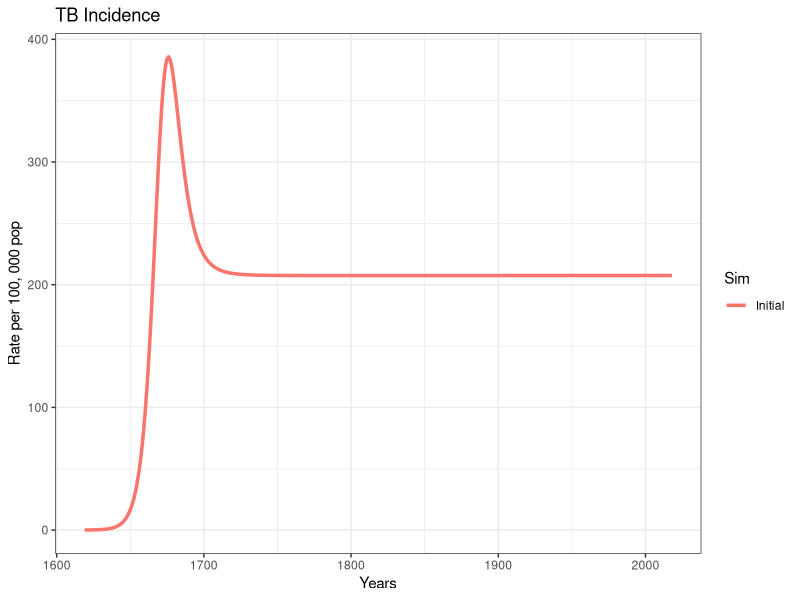
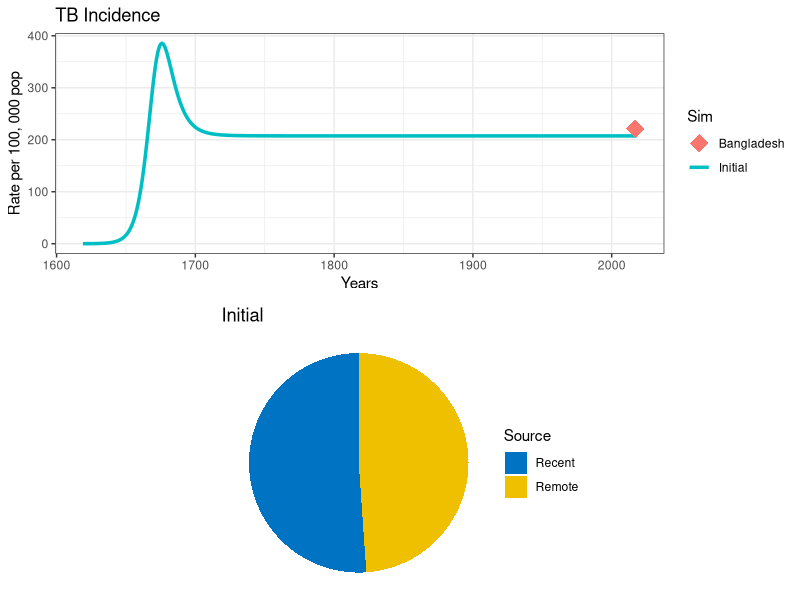
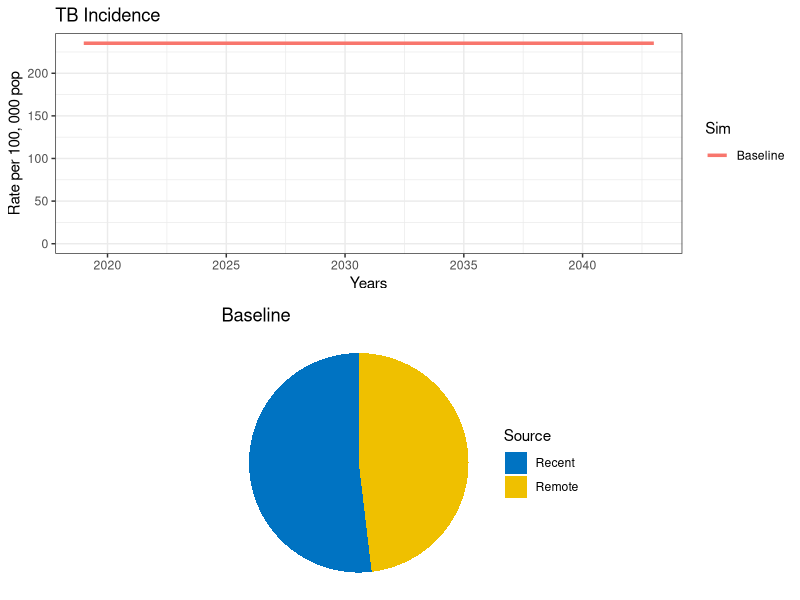

These figures' R source, in order: (Note: this script raises an error after producing the figures.)
## ---- chunk 1
knitr::opts_chunk$set(echo = TRUE)

# toggle to render full version 
full_version   <- FALSE
render_snippet <- if (full_version) 'asis' else FALSE
## ---- chunk 2
# install.packages("deSolve", dep = TRUE)
# install.packages("gridExtra", dep = TRUE)
# install.packages("ggplot2", dep = TRUE)
## ---- chunk 3
# Load packages
library(deSolve)
library(gridExtra)
library(ggplot2)
library(reshape)
## ---- chunk 4

# Model Parameters
T.lfx    <- 72              # Life expectancy
T.dur    <- 3               # Duration of infectious period
beta     <- 5             # Transmission rate per capita
break_in <- 0.1*(1/T.lfx)   # Transition rate from latent into active disease
selfcure <- 0.5*(1/T.dur)   # Rate of spontaneous cure
mu       <- 1/T.lfx         # Background mortality rate
mu_tb    <- 0.5*(1/T.dur)   # TB mortality rate
fast     <- 0.1             # Fraction fast progressing to active TB
imm      <- 0.5             # Infectiousness decline (partial immunity)
relapse  <- 0.005           # Relapse rate
## ---- chunk 5
TB.Basic <- function (t, state, parameters) {
  with(as.list(c(state, parameters)),             
       {
      
         N      <- U + L + I + R            # Total population
         births <- I * mu_tb + N * mu       # Births (for stable population)
         lambda <- beta * I/N               # Force of Infection
         
         # Uninfected 
         dU <- births - U * (lambda + mu)                              
         
         # Latent 
         dL <- U * lambda * (1-fast) + R * (lambda * (1-fast) * imm) - L * (mu + break_in) 
         
         # Active TB
         dI <- U * lambda * fast + R * (lambda * fast * imm) +  L * break_in + R * relapse -
               I * (mu + mu_tb + selfcure)
         
         # Recovered
         dR <- I * selfcure - R * (lambda * imm + relapse + mu)      
         
         # Model outcomes
         dIncidence <- U * (lambda * fast) + R * (lambda * fast * imm) + L * break_in + R * relapse 
         
         dIrecent   <- U * (lambda * fast) + R * (lambda * fast * imm) +  R * relapse                                               
         dIremote   <- L * break_in +  R * relapse 
         
         # wrap-up 
         dx <- c(dU, dL, dI, dR, dIncidence, dIrecent, dIremote)
         list(dx)
       }
  )
}
## ---- chunk 6
get_intervention <- function(sfin, params_new, params_old, times_new,
                             t.interv, fx_scale, fx_basic, int_name, data_stub) {

  # Starting conditions
  xstart <- c(U = sfin$U,
              L = sfin$L,
              I = sfin$I,
              R = sfin$R,
              Incidence = sfin$Incidence,
              Irecent   = sfin$Irecent,
              Iremote   = sfin$Iremote)

  # Select type of function
  if (is.na(t.interv)) {
    fx <- fx_basic
  }  else {
    fx <- fx_scale
  }
  
  # Run the model
  out <- as.data.frame(ode(y = xstart, times = times_new,
                           func = fx, parms = params_new)) 
  # Model output
  N           <- out$U + out$L + out$I + out$R
  rate.inc    <- 1e5 * (diff(out$Incidence) / N[1:length(N) - 1])
  fr.remo     <- diff(out$Iremote) / diff(out$Incidence)
  time        <- out$time[1:length(out$time) - 1]
  dat         <- data.frame(Years = time + (2019 - 400), Incidence = rate.inc)
  dat$Sim     <- int_name

  # If it is a first run, nothing to append 
  if (is.na(data_stub)) {
    data <- dat
  }
  else # Append previous runs
  {
    data <- rbind(data_stub, dat)
  }

  remote <- fr.remo  # rename a variable with the fraction of remote incidence
  titl   <- int_name

  p <- ggplot(data = data, mapping = aes(x = Years, y = Incidence, col = Sim))
  p1 <- p +
    geom_line(size = 1.2) +
    ggtitle ("TB Incidence") +
    theme_bw() + ylab("Rate per 100, 000 pop") +
    ylim(0, max(data$Incidence))

  df <- data.frame(
    Source = c("Recent", "Remote"),
    value  = c(1 - tail(remote, 1), tail(remote, 1))
  )

  # Pie chart of remote vs recent incidence 
  mycols <- c("#0073C2FF", "#EFC000FF")
  pie <- ggplot(df, aes(x = "", y = value, fill = Source)) +
    geom_bar(width = 1, stat = "identity") +
    coord_polar("y", start = 0) +
    scale_fill_manual(values = mycols) +
    theme_void() +
    ggtitle(titl)

  output <- list("out" = out, "lines" = p1, "pie" = pie, "data" = data)

  # Spit out the results
  return(output)
}

## ---- chunk 7

t.intervention <- 400      # years of simulation
t.scale        <- 3        # Scaling up time of interventions
times <- seq(0, t.intervention, by = 1)          # time scale

## ---- chunk 8
# Prepare to run
params <- c(break_in = break_in, selfcure = selfcure, mu = mu, mu_tb = mu_tb,
            beta = beta, fast = fast, imm = imm, relapse = relapse) # running parameters

# Initial Conditions
N  <- 1                  # Total population equal to unity 
I0 <- 1e-6               # TB seed at time 0

xstart <- data.frame(U = N-I0,
                     L = 0,
                     I = I0,  
                     R = 0,
                     Incidence = 0, 
                     Irecent = 0, 
                     Iremote = 0)                
## ---- chunk 9

# run the model
out  <- get_intervention(xstart, params, NA, times, NA, NA, TB.Basic,
                         "Initial", NA) 
# plot
out$lines


## ---- chunk 10

cat("
*Answer*

4) Briefly, an epidemic reaches an endemic equilibrium when the average number of secondary infections at time *t* is equal to 1, this is, when the net reproduction number is equal to one.

5) $R_0*S = 1$, *where S is the fraction of population susceptible at time t*
")

## ---- chunk 11

cat("
*Answer*

6)

* The fact that TB does not confer complete immunity means that even infected individuals are part of the pool of susceptible at each point in time.

* A long incubation period (sometimes as long as a life-time) means that the transmission potential described by $R_0$ can hardly reflect  the potential to produce new infectious cases.

* Extra: $R_0$ as we understand it speaks of the transmission potential in a fully susceptible population. The very long term dynamics of TB will make any interpretation of this number meaningless for our current population, given the drastic demographic changes suffered over the centuries.

")

## ---- chunk 12
Inc.country    <- 221 # TB incidence per 100K (including TB/HIV) 
country.name   <- "Bangladesh"  # e.g., "Sierra Leone"
params["beta"] <- 6.9  # Transmission rate per capita per year

# run the model
out0  <- get_intervention(xstart, params, NA, times, NA, NA, TB.Basic,
                          "Initial", NA) 

# plot
dot <- data.frame(Data = "Bangladesh", Years = 2017, incidence = Inc.country)

p1 <- out$lines +
  geom_point(dot, mapping = aes(x = Years, y = incidence, col = Data), 
             size = 6, shape = 18) 

grid.arrange(p1, out$pie)
## ---- chunk 13
# Intervention scaling function
scale_up <- function(t, state, parameters, t.interv, parameters_old, fx) {
  
  scale <- min((t - t.interv[1])/(t.interv[2] - t.interv[1]), 1) 
  if (scale < 0) 
  {
    scale <- 0
  }
  
  pars_scaled <- parameters;
  
  pars_scaled <- parameters_old + scale * (parameters - parameters_old)
  
  return(fx(t, state, pars_scaled))
}

## ---- chunk 14
# Function handles

fx_basic <- TB.Basic
fx_scale <- function(t, state, parameters) scale_up(t, state, parameters, t.interv, params, fx_basic)
## ---- chunk 15
## Simulation 0
# Project a baseline
int_name    <- "Baseline"

# Initial conditions (starting in 2019)
sfin        <- tail(out0$out, 1)                             
params_base <- params
times_new   <- seq(t.intervention, t.intervention + 25, by = 1)
t.interv    <- c(times_new[2], times_new[2] + t.scale)

# Run model
data0 <- get_intervention(sfin, params_base, params_base, times_new, NA,
                          fx_scale, fx_basic, "Baseline", NA) 
# Plot
grid.arrange(data0$lines, data0$pie)
 


## ---- chunk 16

cat("
*Answer*

5)

* Treatment completion rates: TB treatment is long and potentially toxic. Low adherence is a big problem for TB programmes
* Drug sensitivity of TB strain: even with full completion, resistance to components of TB treatment regimen will invariably lead to treatment failure   
* Extra: Concomitant TB and HIV treatment: even with full completion and a drug-sensitive TB  strain, interactions with antiretrovirals might reduce the bioavailability of TB drugs.      

")

## ---- chunk 17
## Simulation 1
# An Intervention simulating introduction of treatment
int_name  <- "Treatment"

# Update parameter results data frame to append new results
params_1  <- params_base
data_stub <- data0$data


# Change parameters for intervention
T.cs  <- 1     # Time delay (yrs) between developing symptoms and seeking for care
pDx   <- 0.95   # Probability of being diagnosed once sought care
pTx   <- 0.95   # probability of receiving correct Tx if diagnosed
T.rTx <- 0.5 # 6 months treatment duration

Tx <- pDx * pTx * (1/(T.cs + T.rTx))

params_1["selfcure"] <- selfcure + Tx

data1 <- get_intervention(sfin, params_1, params_base, times_new, t.interv,
                          fx_scale, fx_basic, int_name, data_stub) 

p1 <- data1$lines +
  # EndTb
  geom_hline(yintercept = Inc.country*0.1, linetype = "dashed", color = "black", size = 1) +
  # Elimination
  geom_hline(yintercept = 0.1/1e5, linetype = "dashed", color = "red", size = 1)


grid.arrange(p1, data1$pie )
## ---- chunk 18

cat("
*Answer*

8) The fraction of incident cases from a remote source has increased with the intervention. This reflects the fact that successful TB treatment is removing individuals from the infectious pool at a higher rate than they are generated.
")

## ---- chunk 19
## Simulation 2
# An Intervention simulating demand generation
int_name  <- "Demand generation"

# Update parameter results data frame to append new results
params_2  <- params_1
data_stub <- data1$data

# Change parameters for intervention
T.cs  <-  1*(1-0.75)    # Time delay (yrs) between developing symptoms and seeking for care
pDx   <-  0.95     # Probability of being diagnosed once sought care
pTx   <-  0.95     # probability of receiving correct Tx if diagnosed
T.rTx <-  0.5     # 6 months treatment duration

Tx    <- pDx*pTx*(1/(T.cs + T.rTx))

params_2["selfcure"] <- selfcure + Tx

data2 <- get_intervention(sfin, params_2, params_BASE, times_new, t.interv,
                          fx_scale, fx_basic, int_name, data_stub) 

p1 <- data2$lines +
  # EndTb
  geom_hline(yintercept = Inc.country*0.1, linetype = "dashed", color = "black", size = 1) +
  # Elimination
  geom_hline(yintercept = 0.1/1e5, linetype = "dashed", color = "red", size = 1)


grid.arrange(p1, data2$pie)
## ---- chunk 20
## Simulation 3
int_name  <- "Transmission stop"

# Update parameter results data frame to append new results
params_3  <- params_2
data_stub <- data2$data

# An Intervention simulating transmission reduction

params_3["beta"] <- 0


data3 <- get_intervention(sfin, params_3, params_base, times_new, t.interv,
                          fx_scale, fx_basic, int_name, data_stub) 

p1 <- data3$lines +
  # EndTb
  geom_hline(yintercept = Inc.country*0.1, linetype = "dashed", color = "black", size = 1) +
  # Elimination
  geom_hline(yintercept = 0.1/1e5, linetype = "dashed", color = "red", size = 1)


grid.arrange(p1, data3$pie)

## ---- chunk 21

cat("
*Answer*

11) Turning beta to zero will stop ongoing transmission but relapse is still happening among previously infected and latent infections are still breaking into active disease.

12) Relapse could only be prevented by introducing a therapy that is 100% sterilizing which at the moment is not available. But the latent pool of infected can be addressed with preventive treatment, which is currently available.
")

## ---- chunk 22
## Simulation 4
# An Intervention simulating LTBI treatment
int_name  <- "Prevention"

# Update parameter results data frame to append new results
params_4  <- params_3
data_stub <- data3$data

params_4["break_in"] <- 0.01 * (1/T.lfx)

data4 <- get_intervention(sfin, params_4, params_base, times_new,
                          t.interv, fx_scale, fx_basic, int_name, data_stub) 

p1 <- data4$lines +
  # EndTb
  geom_hline(yintercept = Inc.country*0.1, linetype = "dashed", color = "black", size = 1) +
  # Elimination
  geom_hline(yintercept = 0.1/1e5, linetype = "dashed", color = "red", size = 1)


grid.arrange(p1, data4$pie)

## ---- chunk 23

cat("
*Answer*

a) Age is an important factor of TB dynamics: Children are more likely to develop extra-pulmonary TB (non-infectious) which overall makes this group (0 to 5 years) less likely to transmit the infection. Also, as the slow progression to latent TB can take periods as long as a life time, it is common to observe that reduction of burden will first impact younger ages while the older groups accumulate the larger number of latent progressors. Finally, age mixing patterns are an important factor when establishing the overall size of the epidemic. 

b) Transmission and progression to active TB is known to be strongly related to risk factors that drive epidemics in different settings. Existence of risk groups means that control strategies can be drastically reduced in scale if targeted to those risk groups fuelling the epidemic.

c) Since MDR-TB is the resulting effect of a wide access to TB drug regimens. As such, incomplete coverage and treatment completion will effectively lead epidemics to transition into higher rates of MDR-TB, making the case of elimination even harder.

")
